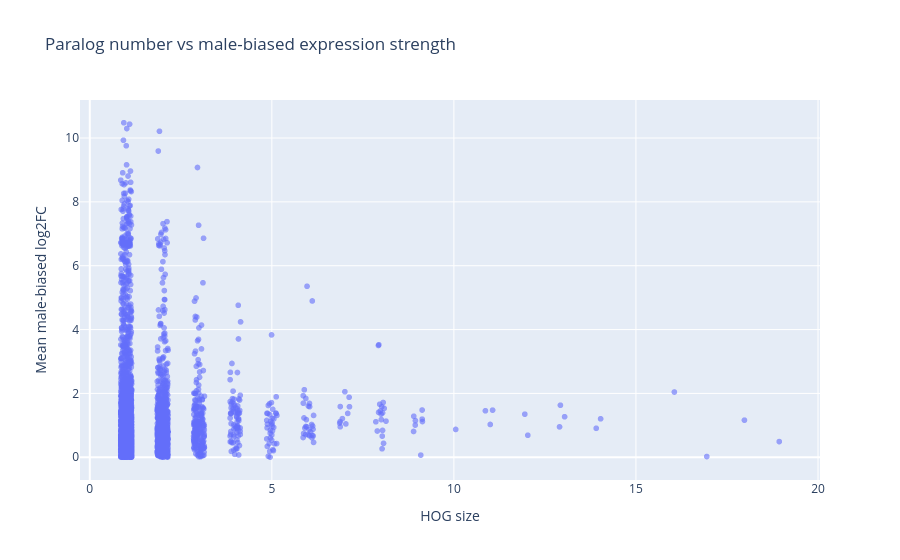

Here is the notebook cell this chart was saved with:
### Markdown cell above
plot male biased transcripts

### Code cell
#Add some jitter on x-axis
np.random.seed(42)  # for reproducibility

hog_sex_bias["HOG_size_jitter"] = (
    hog_sex_bias["HOG_size"]
    + np.random.uniform(-0.15, 0.15, size=len(hog_sex_bias))
)

fig = px.scatter(
    hog_sex_bias,
    x="HOG_size_jitter",
    y="mean_male_log2FC",
    opacity=0.6,
    labels={
        "HOG_size_jitter": "HOG size",
        "mean_male_log2FC": "Mean male-biased log2FC"
    },
    title="Paralog number vs male-biased expression strength"
)
fig.show()

### Figure 1 — Plotly figure (JSON) as saved in the notebook; plotly's stock layout.template omitted (floating-point values rounded to 4 significant figures; data arrays with more than 128 entries replaced by an {"elided": "..."} marker saying what was removed)
{"data": [{"hovertemplate": "HOG size=%{x}<br>Mean male-biased log2FC=%{y}<extra></extra>", "legendgroup": "", "marker": {"color": "#636efa", "opacity": 0.6, "symbol": "circle"}, "mode": "markers", "name": "", "showlegend": false, "type": "scattergl", "x": {"elided": "9613 float values"}, "xaxis": "x", "y": {"elided": "9613 float values"}, "yaxis": "y"}], "layout": {"legend": {"tracegroupgap": 0}, "title": {"text": "Paralog number vs male-biased expression strength"}, "xaxis": {"anchor": "y", "domain": [0, 1], "title": {"text": "HOG size"}}, "yaxis": {"anchor": "x", "domain": [0, 1], "title": {"text": "Mean male-biased log2FC"}}}}
